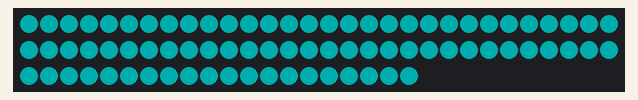
The sketch below on a simulated Arduino Uno, built with avr-gcc and run on an emulated ATmega328P. Parts: 80 RGB LEDs in strip order, left to right, continuing on the next row. Dim RGB values are drawn brighter than linear.

Above: at 0.1 s.
At 1.1 s:
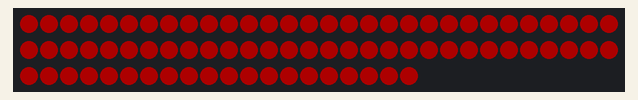
At 10.31 s:
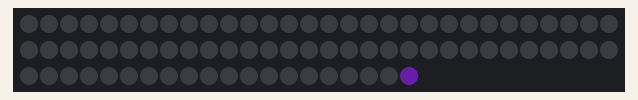
At 18.49 s:
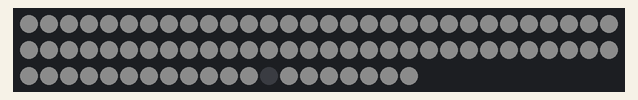
At 29.14 s:
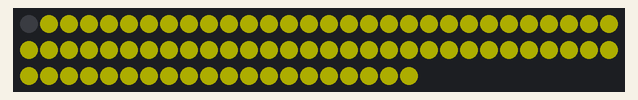
At 39.8 s:
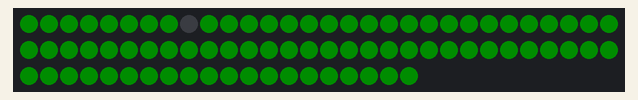

Measured:
- what the display in image 1 shows lasts 1.0 s, from 1.0 s to 2.0 s

The sketch:

AndyMark_LED_Lightchaser_Example.ino
```cpp
//This is a mashup of FastSPI_LED2 firstlight example and some other light chase hacks for the AM-2640 5V, Addressable LED strips http://www.andymark.com/product-p/am-2640.htm
//We ran this demo off of our AM-2287 ethernet arduino's http://www.andymark.com/product-p/am-2287.htm
//DO NOT try to power the whole strip off the arduino 5v regulator.
//At full bright white, the strip can draw 1.5Amps or so. This will overheat or burnout the regulator.
//We recommend running these led strips off of the AM-0899 10-30Vin to 5V 5A out stepdown converter http://www.andymark.com/product-p/am-0899.htm
//AndyMark, Inc.
//Craig Kessler 12/3/2013
//Works with the AndyMark AM-2640 LED Strip based on the WS2801 chipset
//This code requires that the fastspi library be put in your arduino\libraries folder

//https://code.google.com/p/fastspi/
//https://code.google.com/p/fastspi/wiki/CRGBreference
#include "FastSPI_LED2.h"


// How many leds are in the strip? AndyMark's 2.5 meter strip has 80 leds
#define NUM_LEDS 80

//Remember on the AM-2640 LED strip's yellow wire is ground! (don't blame us they come that way)

// Data pin that led data will be written out over
#define DATA_PIN 11	//Green wire from AM-2640's power connector

// Clock pin SPI
#define CLOCK_PIN 13    //Blue wire from AM-2640's power connector

// This is an array of leds.  One item for each led in your strip.
CRGB leds[NUM_LEDS];

// This function sets up the leds and tells the controller about them
void setup()
{
  // Uncomment one of the following lines for your leds arrangement.
  // FastLED.addLeds<TM1803, DATA_PIN, RGB>(leds, NUM_LEDS);
  // FastLED.addLeds<TM1804, DATA_PIN, RGB>(leds, NUM_LEDS);
  // FastLED.addLeds<TM1809, DATA_PIN, RGB>(leds, NUM_LEDS);
  // FastLED.addLeds<WS2811, DATA_PIN, RGB>(leds, NUM_LEDS);
  // FastLED.addLeds<WS2812, DATA_PIN, RGB>(leds, NUM_LEDS);
  // FastLED.addLeds<WS2812B, DATA_PIN, RGB>(leds, NUM_LEDS);
  // FastLED.addLeds<UCS1903, DATA_PIN, RGB>(leds, NUM_LEDS);

  //This is the chipset in the AM-2640 LED strip
  FastLED.addLeds<WS2801, RGB>(leds, NUM_LEDS);

  // FastLED.addLeds<SM16716, RGB>(leds, NUM_LEDS);
  // FastLED.addLeds<LPD8806, RGB>(leds, NUM_LEDS);

  // FastLED.addLeds<WS2801, DATA_PIN, CLOCK_PIN, RGB>(leds, NUM_LEDS);
  // FastLED.addLeds<SM16716, DATA_PIN, CLOCK_PIN, RGB>(leds, NUM_LEDS);
  // FastLED.addLeds<LPD8806, DATA_PIN, CLOCK_PIN, RGB>(leds, NUM_LEDS);
}

// This function runs over and over, and is where you do the magic to light
// your leds.
void loop()
{
  //https://code.google.com/p/fastspi/wiki/CRGBreference
  solid_color(CRGB::Cyan);
  delay(1000);
  solid_color(CRGB::Red);
  delay(1000);
  color_chase(CRGB::Green, 10);
  color_chase(CRGB::BlueViolet, 10);
  CRGB temp_rgb;
  CHSV hsv(215,255,255);
  hsv2rgb_rainbow(hsv, temp_rgb);
  missing_dot_chase(CRGB::White, 25);
  missing_dot_chase(CRGB::Red, 25);
  missing_dot_chase(CRGB::Yellow, 25);
  missing_dot_chase(CRGB::Green, 25);
  missing_dot_chase(CRGB::Cyan, 25);
  missing_dot_chase(CRGB::Blue, 25);
  missing_dot_chase(0x3000cc, 25) ;
}

void solid_color(uint32_t color)
{
  FastLED.setBrightness(50);
  for(int led_number = 0; led_number < NUM_LEDS; led_number++)
  {
    leds[led_number] = color;
  }
  FastLED.show();
  delay(1);
}

void color_chase(uint32_t color, uint8_t wait)
{
  FastLED.clear();
  FastLED.setBrightness(50);
  // Move a single led
  for(int led_number = 0; led_number < NUM_LEDS; led_number++)
  {
    // Turn our current led ON, then show the leds
    leds[led_number] = color;

    // Show the leds (only one of which is set to white, from above)
    FastLED.show();

    // Wait a little bit
    delay(50);

    // Turn our current led back to black for the next loop around
    leds[led_number] = CRGB::Black;
  }
}

//Move an "empty" dot down the strip
void missing_dot_chase(uint32_t color, uint8_t wait)
{
  int led_number;

  for (int led_brightness = 100; led_brightness > 10; led_brightness/=2)
  {
    FastLED.setBrightness(led_brightness);
    // Start by turning all pixels on:
    for(led_number = 0; led_number < NUM_LEDS; led_number++) leds[led_number] = color;

    // Then display one pixel at a time:
    for(led_number = 0; led_number < NUM_LEDS; led_number++)
    {
      leds[led_number] = CRGB::Black; // Set new pixel 'off'
      if( led_number > 0)
      {
        leds[led_number-1] = color; // Set previous pixel 'on'
      }
      FastLED.show();
      delay(wait);
    }
  }
}
```
